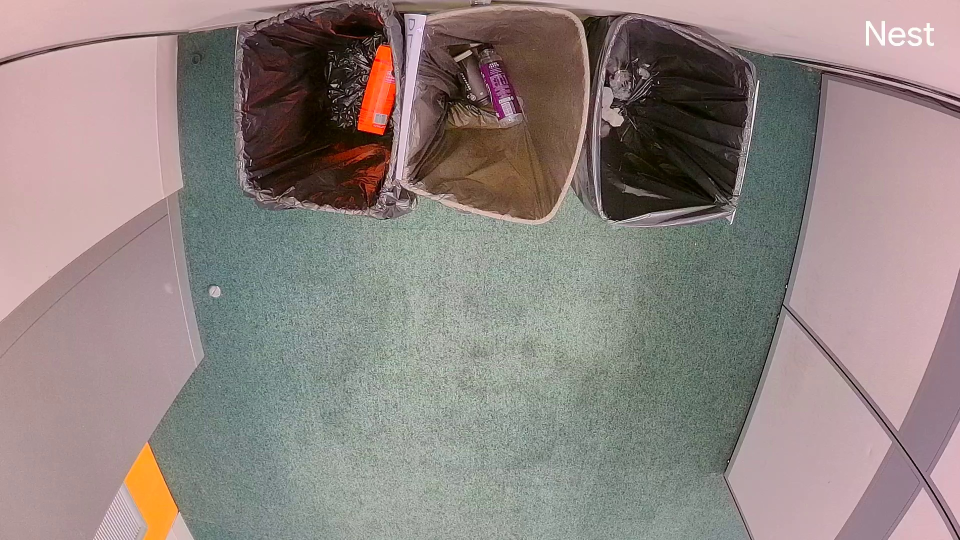
#> input picture resource/frame/frame_for_bounding_box.jpg, 1920 x 1080 px, given in place of bin_detection_7.mp4, which was not available (shown at 1/2 size)
$ python display_bounding_box.py
#> lines starting #> are read from the running program, lines starting #| are printed output that depends on the picture; after the words box and inside, x2 and y2 are one past the last pixel; in counts of white or black regions, pixels touching at a corner belong together; pictures that were not available may be replaced by others from this repository, and a replacement may not be noted
import cv2
import os

# Function to detect motion in a specified region of interest (ROI)
def detect_motion(roi, first_frame, threshold=50):  # Increased threshold for better accuracy
    gray = cv2.cvtColor(roi, cv2.COLOR_BGR2GRAY)
    gray = cv2.GaussianBlur(gray, (21, 21), 0)

    # Ensure the sizes match
    if gray.shape != first_frame.shape:
        gray = cv2.resize(gray, (first_frame.shape[1], first_frame.shape[0]))

    # Compute the absolute difference between the current frame and the background
    delta = cv2.absdiff(first_frame, gray)

    # Threshold the delta image to get the motion areas
    thresh = cv2.threshold(delta, threshold, 255, cv2.THRESH_BINARY)[1]
    thresh = cv2.dilate(thresh, None, iterations=2)
    contours, _ = cv2.findContours(thresh.copy(), cv2.RETR_EXTERNAL, cv2.CHAIN_APPROX_SIMPLE)
    return contours, cv2.contourArea(thresh)

# Open video capture
video_path = './video/bin_detection_7.mp4'
cap = cv2.VideoCapture(video_path)

# Read the first frame as the background for motion detection
ret, frame = cap.read()
#> frame is the input picture: shape (1080, 1920, 3); mean B, G, R 128.8, 132, 143.5
if not ret:
    print(os.path.abspath(video_path))
    print("Failed to read video")
    cap.release()
    exit()

# Define bounding boxes for each bin
bounding_boxes = [
    (470, 0, 324, 450),  # Landfill bin
    (820, 0, 350, 450),  # Recyclable bin
    (1188, 0, 317, 450)  # Organic bin
]

# Preprocess the first frame for each bounding box
first_frames = []
for (x, y, w, h) in bounding_boxes:
    roi = frame[y:y+h, x:x+w]
    first_frame = cv2.GaussianBlur(cv2.cvtColor(roi, cv2.COLOR_BGR2GRAY), (21, 21), 0)
    first_frames.append(first_frame)
#> this loop made 3 passes
#> pass 1, `roi = frame[y:y+h, x:x+w]`:
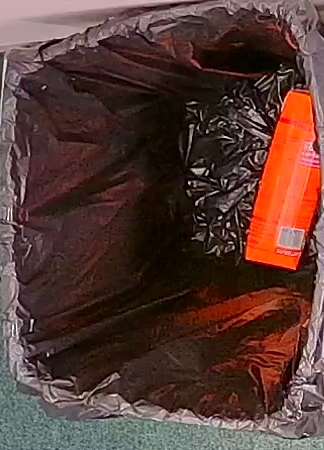
#> roi: shape (450, 324, 3); mean B, G, R 51.5, 58.4, 87.4
#> pass 1, `first_frame = cv2.GaussianBlur(cv2.cvtColor(roi, cv2.COLOR_BGR2GRAY), ..`:
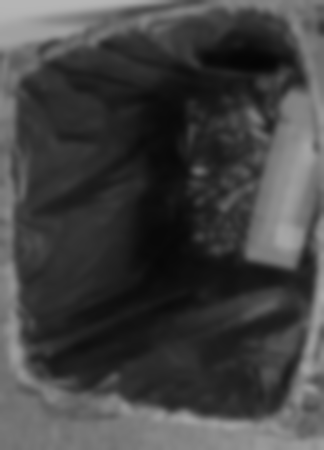
#> first_frame: shape (450, 324); min 5, max 181, mean 66.3
#> pass 2, `roi = frame[y:y+h, x:x+w]`:
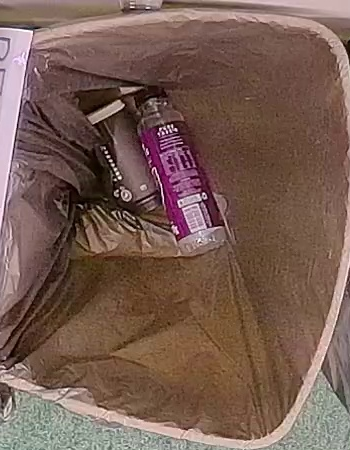
#> roi: shape (450, 350, 3); mean B, G, R 82.1, 92.8, 119.4
#> pass 2, `first_frame = cv2.GaussianBlur(cv2.cvtColor(roi, cv2.COLOR_BGR2GRAY), ..`:
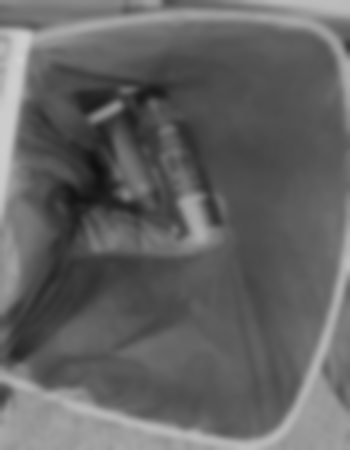
#> first_frame: shape (450, 350); min 15, max 209, mean 99.5
#> after the loop:
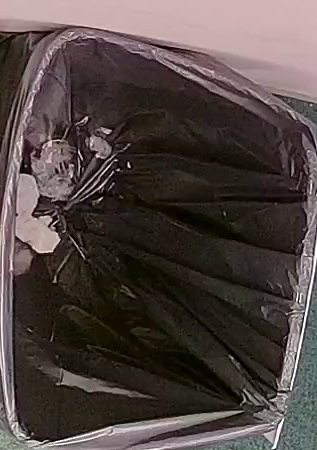
#> roi: shape (450, 317, 3); mean B, G, R 65.7, 68.9, 79.9
#> after the loop, first_frames = 3 items

# Define labels for the bins
bin_labels = ['Landfill', 'Recyclable', 'Organics']

while cap.isOpened():
    ret, frame = cap.read()
    if not ret:
        break

    # Draw all bounding boxes
    for i, (x, y, w, h) in enumerate(bounding_boxes):
        cv2.rectangle(frame, (x, y), (x+w, y+h), (0, 255, 0), 2)  # Green rectangle
        cv2.putText(frame, bin_labels[i], (x, y-10),
                    cv2.FONT_HERSHEY_SIMPLEX, 0.9, (0, 255, 0), 2, cv2.LINE_AA)
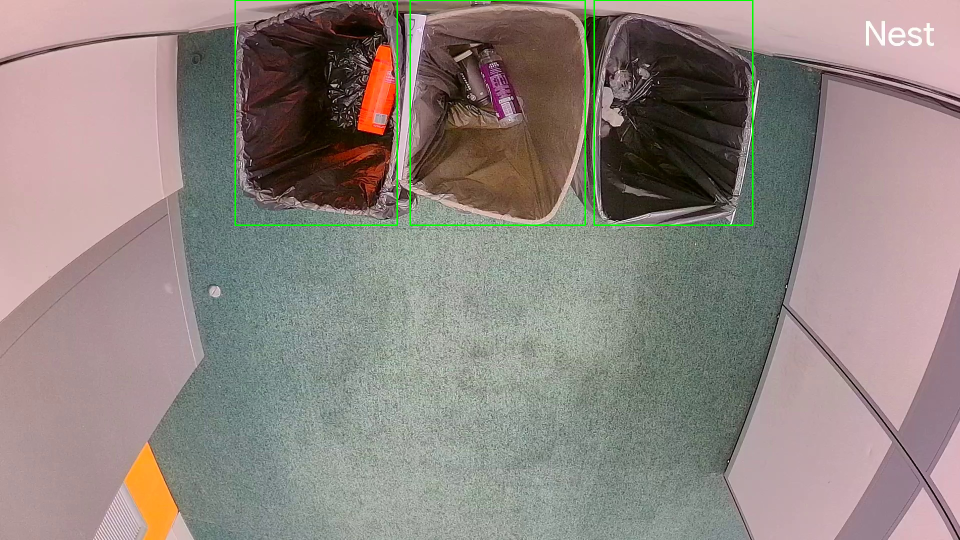
#> frame: shape (1080, 1920, 3) (shown at 1/2 size); 0.63% of pixels changed, all inside (x1, y1, x2, y2) = (469, 0, 1507, 452)

    # Display the frame
    cv2.imshow('Bin Detection with Bounding Boxes', frame)

    # Break loop on 'q' key press
    if cv2.waitKey(1) & 0xFF == ord('q'):
#> (key q is pressed here)
        break

# Release video capture and close all windows
cap.release()
cv2.destroyAllWindows()
